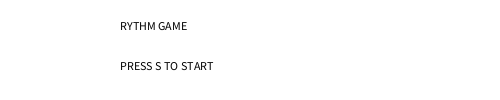
Frame 1 (no input)
Frame 60 (the mouse pressed at the canvas centre just before this capture): identical to frame 1, image omitted
Frame 120 (the mouse held since frame 60 and released just before this capture): identical to frame 1, image omitted

The Processing sketch that drew this single still picture (run headless with seeded random() and noise(); from frame 60 on, the mouse is pressed at the canvas centre):

// Processing sketch: processing_93460
// ── processing_93460.pde

int [ ] drm = new int [300];
int [ ] drx = new int [drm.length];
int combo = 0;
int point = 0;
int nowDo = 0;
int all = 0;
int hit = 0;
int bad = 0;
int god = 0;
int grt = 0;
int mxp = 0;
int act = 0;
String now = "";
boolean CanPress = true;
boolean fins = false;

void setup() {
  size(500,100);
  frameRate(100);
  background(255,188,188);
///////////////////////////////////////////////////////////////////////////////////////////
  for (int i=0;i<drm.length;i++) {
    int rad = int(random(7));
    if (rad < 3) {
      drm[i] = 0;
    } else if (rad < 5) {
      drm[i] = 1;
    } else { drm[i] = 2; }
    drx[i] = width+i*15;
  }
  drm[drm.length-1] = 0;
///////////////////////////////////////////////////////////////////////////////////////////
  for (int i=0;i<drm.length;i++) { if (drm[i] != 0) { all ++; } }
  mxp = all*100;
}

void menu() {
  background(255);
  fill(0);
  text("RYTHM GAME",120,30);
  text("PRESS S TO START",120,70);
  if (keyPressed && key == 's') { act = 1; }
}

void fin() {
  background(255,0,0);
  text(point+"P !",5,22);
  if (point > mxp*2/5) {
    text("CLEARED !",125,22);
  } else { text("NOT CLEARED !",85,22); }
  if (all == combo) text("FULL COMBO !",265,22);
  text("YOU HITTED "+hit+" TIME !",5,60);
  text("YOU HITTED "+int(hit*100/all)+" % !",235,60);
  text("GREAT : "+grt+"  GOOD : "+god+"  BAD : "+bad,5,98);
  if (mousePressed) {
    combo = 0; point = 0; nowDo = 0; all = 0;
    hit = 0; bad = 0; god = 0; grt = 0;
    mxp = 0; now = ""; CanPress = true;
    setup(); act = 0; fins = false;
  }
}

void game() {
  background(255,188,188);
  fill(188);
  rect(0,20,800,60);
///////////////////////////////////////////////////////////////////////////////////////////
  for (int i=0;i<drm.length;i++) {
    if (drm[i] == 1 && drx[i] <= 500 && drx[i] >= 0) {
      fill(255,0,0); ellipse(drx[i],50,20,20);
    } else if (drm[i] == 2 && drx[i] <= 500 && drx[i] >= 0) {
      fill(0,0,255); ellipse(drx[i],50,20,20);
    }
    drx[i] -= 1;
  }
///////////////////////////////////////////////////////////////////////////////////////////  
  if (keyPressed) {
    if (CanPress == true) {
      if (key == 'f' || key == 'j') {
        if (drx[nowDo] < 60 && drx[nowDo] > 40 && drm[nowDo] == 1 && fins == false)  {
          if (drx[nowDo] < 52.5 && drx[nowDo] > 47.5) {
            CanPress = false; now = "GREAT";
            point += 100; combo ++; hit ++; grt ++;
            drx[nowDo] = -10; nowDo++;
          } else {
            CanPress = false; now = "GOOD";
            point += 50; combo ++; hit ++; god ++;
            drx[nowDo] = -10; nowDo++;
          }
          if (combo == 50) { point *= 1.1; }
          if (combo == 100) { point *= 1.2; }
          if (combo == 150) { point *= 1.3; }
          if (combo == 200) { point *= 1.4; }
          if (combo == 250) { point *= 1.5; }
        } else if (drx[nowDo] > 60 && drx[nowDo] < 80) {
          CanPress = false; drx[nowDo] = -10;
          now = "BAD"; nowDo ++; combo = 0; bad ++; point -= 50;
        }
      }
    }
    if (CanPress == true) {
      if (key == 'd' || key == 'k') {
        if (drx[nowDo] < 60 && drx[nowDo] > 40 && drm[nowDo] == 2)  {
          if (drx[nowDo] < 52.5 && drx[nowDo] > 47.5) {
            CanPress = false; now = "GREAT";
            point += 100; combo ++; hit ++; grt ++;
            drx[nowDo] = -10; nowDo++;
          } else {
            CanPress = false; now = "GOOD";
            point += 50; combo ++; hit ++; god ++;
            drx[nowDo] = -10; nowDo++;
          }
          if (combo == 50) { point *= 1.1; }
          if (combo == 100) { point *= 1.2; }
          if (combo == 150) { point *= 1.3; }
          if (combo == 200) { point *= 1.4; }
          if (combo == 250) { point *= 1.5; }
        } else if (drx[nowDo] > 60 && drx[nowDo] < 80) {
          CanPress = false; drx[nowDo] = -10;
          now = "BAD"; nowDo ++; combo = 0; bad ++; point -= 50;
        }
      }
    }
    CanPress = false;
  } else { CanPress = true; }
///////////////////////////////////////////////////////////////////////////////////////////
  fill(150,150,150,100);
  ellipse(50,50,25,25);
  fill(255);
  ellipse(15,50,40,40);
  fill(0);
  textAlign(CENTER);
  text(combo,15,55);
  textAlign(CORNER);
  text(point,420,15);
  text(now,50,15);
///////////////////////////////////////////////////////////////////////////////////////////
  if (nowDo == drm.length) {  act = 2; fins = true;}
  if (fins == false && drx[nowDo] < 40) {
    now = "BAD"; nowDo ++; combo = 0; bad ++; point -= 50;
  }
///////////////////////////////////////////////////////////////////////////////////////////
  if (fins == false && drm[nowDo] == 0) {
    nowDo ++;
  }
  if (point < 0) { point = 0; }
}

void draw() {
  if (act == 0) {
  menu();
  } else if (act == 1) {
    game();
  } else if (act == 2) {
    fin();
  }
}
